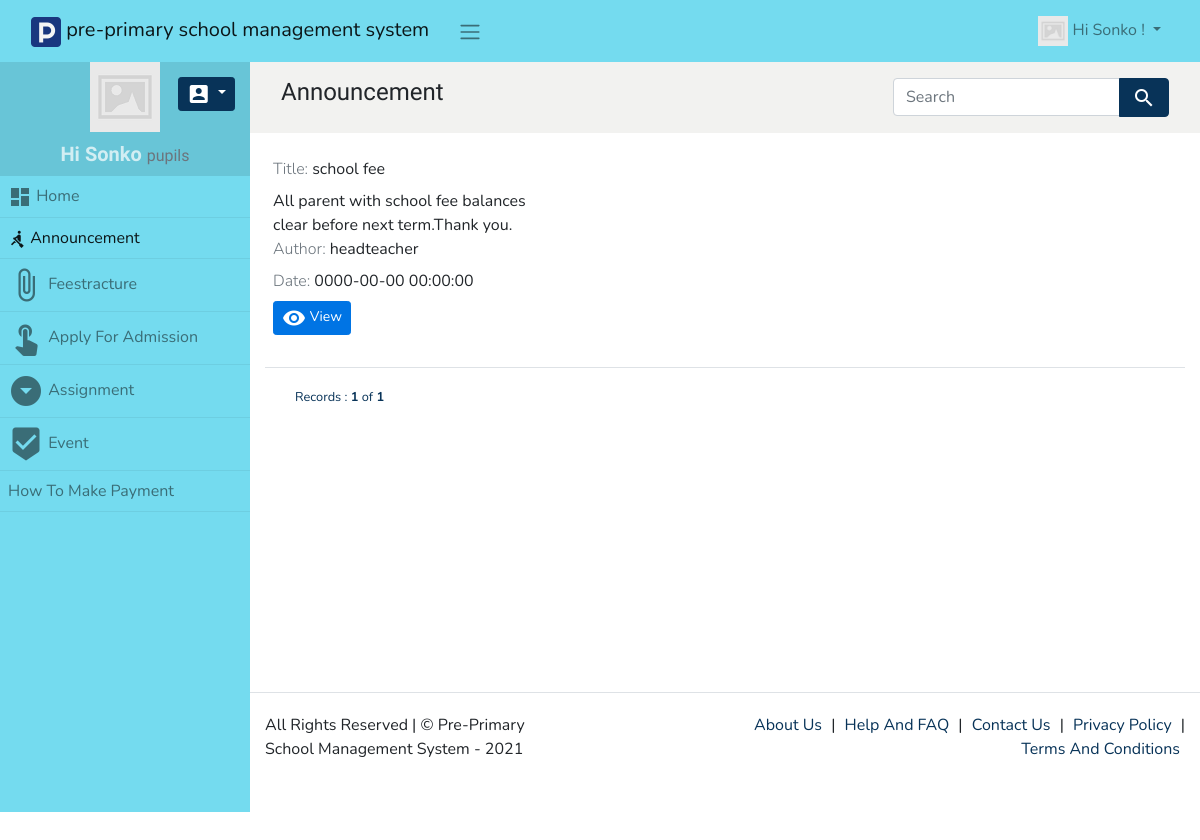
/announcement (signed in), run on the app's committed database.
### tables this page shows
CREATE TABLE `announcement` (
  `id` int(11) NOT NULL,
  `title` varchar(255) NOT NULL,
  `content` text NOT NULL,
  `author` varchar(255) NOT NULL,
  `date` datetime NOT NULL
);

### app/views/partials/announcement/list.php (the view, shortened to what the rows shown need)
<?php
$can_edit = ACL::is_allowed("announcement/edit");
$can_view = ACL::is_allowed("announcement/view");
?>
<?php
$page_element_id = "list-page-" . random_str();
$current_page = $this->set_current_page_link();
$view_data = $this->view_data;
$records = $view_data->records;
?>
<section class="page" id="<?php echo $page_element_id; ?>" data-page-type="list"  data-display-type="grid" data-page-url="<?php print_link($current_page); ?>">
        <div  class="">
            <div class="container-fluid">
                <div class="row ">
                    <div class="col-md-12 comp-grid">
                        <div  class=" animated fadeIn page-content">
                            <div id="announcement-list-records">
                                <?php
                                if(!empty($records)){
                                ?>
                                <div id="page-report-body">
                                    <div class="row sm-gutters page-data" id="page-data-<?php echo $page_element_id; ?>">
                                        <?php
                                        foreach($records as $data){
                                        $rec_id = (!empty($data['id']) ? urlencode($data['id']) : null);
                                        ?>
                                        <div class="col-sm-4">
                                            <div class="card-small p-2 mb-3 animated bounceIn">
                                                <div class="mb-2">
                                                    <span <?php if($can_edit){ ?> data-value="<?php echo $data['title']; ?>"
                                                        class="is-editable" <?php } ?>>
                                                        <span class="font-weight-light text-muted ">
                                                            Title:
                                                        </span>
                                                        <?php echo $data['title']; ?>
                                                    </span>
                                                </div>
                                                <div><?php echo $data['content']; ?></div>
                                                <div class="mb-2">
                                                    <span <?php if($can_edit){ ?> data-source='<?php echo json_encode_quote(Menu :: $author); ?>'
                                                        class="is-editable" <?php } ?>>
                                                        <span class="font-weight-light text-muted ">
                                                            Author:
                                                        </span>
                                                        <?php echo $data['author']; ?>
                                                    </span>
                                                </div>
                                                <div class="mb-2">
                                                    <span <?php if($can_edit){ ?> data-flatpickr="{altFormat: 'Y-m-d', minDate: '', maxDate: ''}"
                                                        class="is-editable" <?php } ?>>
                                                        <span class="font-weight-light text-muted ">
                                                            Date:
                                                        </span>
                                                        <?php echo $data['date']; ?>
                                                    </span>
                                                </div>
                                                <div class="td-btn">
                                                    <?php if($can_view){ ?>
                                                    <a class="btn btn-sm btn-success has-tooltip" title="View Record" href="<?php print_link("announcement/view/$rec_id"); ?>">
                                                        <i class="material-icons">visibility</i> View
                                                    </a>
                                                    <?php } ?>
                                                </div>
                                            </div>
                                        </div>
                                        <?php
                                        }
                                        ?>
                                    </div>
                                </div>
                                <?php
                                }
                                else{
                                ?>
                                <div class="text-muted  animated bounce p-3">
                                    <h4><i class="material-icons">block</i> No record found</h4>
                                </div>
                                <?php
                                }
                                ?>
                            </div>
                        </div>
                    </div>
                </div>
            </div>
        </div>
    </section>

### data on the page
announcement: title "school fee", content "All parent with school fee balances clear before next term.Thank you.", author "headteacher", date "0000-00-00 00:00:00"

### other printed values
SITE_NAME "pre-primary school management system"
USER_NAME "Sonko"
ACL::$user_role "pupils"
$menuobj['label'] "Home"
$menuobj['label'] "Announcement"
$menuobj['label'] "Feestracture"
$menuobj['label'] "Apply For Admission"
$menuobj['label'] "Assignment"
$menuobj['label'] "Event"
$menuobj['label'] "How To Make Payment"
$record_position "1"
$this->total_records "1"
SITE_NAME "Pre-Primary School Management System"
